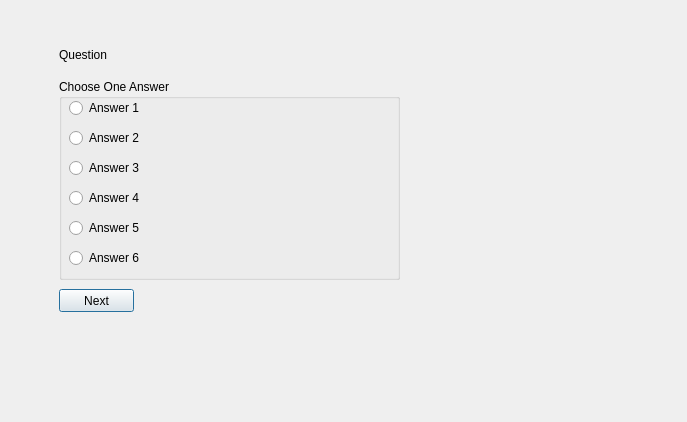
<?xml version="1.0" encoding="UTF-8"?>
<ui version="4.0">
 <class>open_question_gui</class>
 <widget class="QDialog" name="open_question_gui">
  <property name="geometry">
   <rect>
    <x>0</x>
    <y>0</y>
    <width>687</width>
    <height>422</height>
   </rect>
  </property>
  <property name="windowTitle">
   <string>Dialog</string>
  </property>
  <widget class="QWidget" name="widget" native="true">
   <property name="geometry">
    <rect>
     <x>-1</x>
     <y>-1</y>
     <width>691</width>
     <height>421</height>
    </rect>
   </property>
   <widget class="QLabel" name="quetion_txt">
    <property name="geometry">
     <rect>
      <x>60</x>
      <y>30</y>
      <width>181</width>
      <height>51</height>
     </rect>
    </property>
    <property name="text">
     <string>Question</string>
    </property>
   </widget>
   <widget class="QPushButton" name="next_btn">
    <property name="geometry">
     <rect>
      <x>60</x>
      <y>290</y>
      <width>75</width>
      <height>23</height>
     </rect>
    </property>
    <property name="text">
     <string>Next</string>
    </property>
   </widget>
   <widget class="QGroupBox" name="groupBox">
    <property name="geometry">
     <rect>
      <x>60</x>
      <y>80</y>
      <width>341</width>
      <height>201</height>
     </rect>
    </property>
    <property name="title">
     <string>Choose One Answer</string>
    </property>
    <widget class="QRadioButton" name="radioButton1">
     <property name="geometry">
      <rect>
       <x>10</x>
       <y>20</y>
       <width>83</width>
       <height>18</height>
      </rect>
     </property>
     <property name="text">
      <string>Answer 1</string>
     </property>
    </widget>
    <widget class="QRadioButton" name="radioButton_2">
     <property name="geometry">
      <rect>
       <x>10</x>
       <y>50</y>
       <width>83</width>
       <height>18</height>
      </rect>
     </property>
     <property name="text">
      <string>Answer 2</string>
     </property>
    </widget>
    <widget class="QRadioButton" name="radioButton_3">
     <property name="geometry">
      <rect>
       <x>10</x>
       <y>80</y>
       <width>83</width>
       <height>18</height>
      </rect>
     </property>
     <property name="text">
      <string>Answer 3</string>
     </property>
    </widget>
    <widget class="QRadioButton" name="radioButton_4">
     <property name="geometry">
      <rect>
       <x>10</x>
       <y>110</y>
       <width>83</width>
       <height>18</height>
      </rect>
     </property>
     <property name="text">
      <string>Answer 4</string>
     </property>
    </widget>
    <widget class="QRadioButton" name="radioButton_6">
     <property name="geometry">
      <rect>
       <x>10</x>
       <y>170</y>
       <width>83</width>
       <height>18</height>
      </rect>
     </property>
     <property name="text">
      <string>Answer 6</string>
     </property>
    </widget>
    <widget class="QRadioButton" name="radioButton_5">
     <property name="geometry">
      <rect>
       <x>10</x>
       <y>140</y>
       <width>83</width>
       <height>18</height>
      </rect>
     </property>
     <property name="text">
      <string>Answer 5</string>
     </property>
    </widget>
   </widget>
  </widget>
 </widget>
 <resources/>
 <connections/>
</ui>
